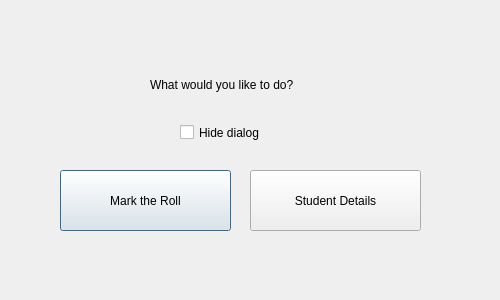
<?xml version="1.0" encoding="UTF-8"?>
<ui version="4.0">
 <class>Dialog</class>
 <widget class="QDialog" name="Dialog">
  <property name="geometry">
   <rect>
    <x>0</x>
    <y>0</y>
    <width>500</width>
    <height>300</height>
   </rect>
  </property>
  <property name="minimumSize">
   <size>
    <width>500</width>
    <height>300</height>
   </size>
  </property>
  <property name="maximumSize">
   <size>
    <width>500</width>
    <height>300</height>
   </size>
  </property>
  <property name="windowTitle">
   <string>School Class Program</string>
  </property>
  <widget class="QPushButton" name="RollButton">
   <property name="geometry">
    <rect>
     <x>60</x>
     <y>170</y>
     <width>171</width>
     <height>61</height>
    </rect>
   </property>
   <property name="text">
    <string>Mark the Roll</string>
   </property>
  </widget>
  <widget class="QPushButton" name="EditDetailsButton">
   <property name="geometry">
    <rect>
     <x>250</x>
     <y>170</y>
     <width>171</width>
     <height>61</height>
    </rect>
   </property>
   <property name="text">
    <string>Student Details</string>
   </property>
  </widget>
  <widget class="QLabel" name="HelloText">
   <property name="geometry">
    <rect>
     <x>150</x>
     <y>60</y>
     <width>181</width>
     <height>50</height>
    </rect>
   </property>
   <property name="text">
    <string>What would you like to do?</string>
   </property>
   <property name="wordWrap">
    <bool>true</bool>
   </property>
  </widget>
  <widget class="QCheckBox" name="HideDialogCheck">
   <property name="geometry">
    <rect>
     <x>180</x>
     <y>120</y>
     <width>101</width>
     <height>25</height>
    </rect>
   </property>
   <property name="text">
    <string>Hide dialog</string>
   </property>
  </widget>
 </widget>
 <resources/>
 <connections/>
</ui>
